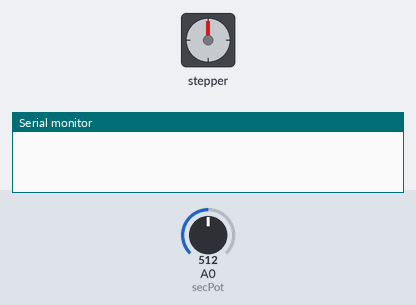
A sketch run on a simulated Arduino Uno, built with avr-gcc and run on an emulated ATmega328P. On the bench: stepper motor, the last lines printed to the serial monitor. The inputs (shaded band) are chosen by the test bench; at power-on: A0 (secPot) = 512. Stepper angles assume 2048 steps per turn.

Above: at 0.05 s.
At 0.7 s:
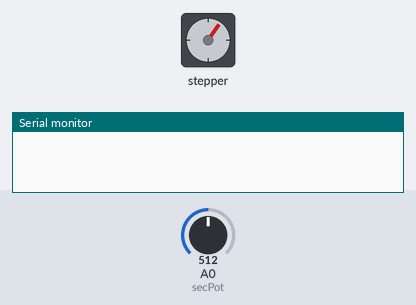
At 1.4 s:
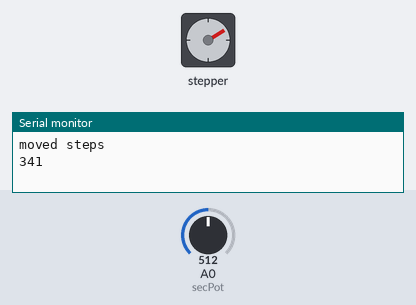
At 2.75 s:
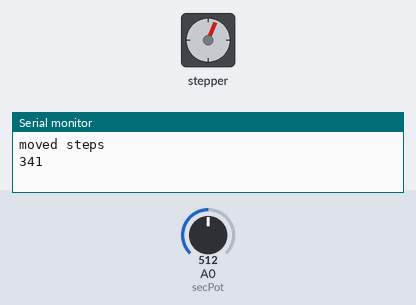
Timing chart, 0 to 5.2 s (numbered marks = the images above):
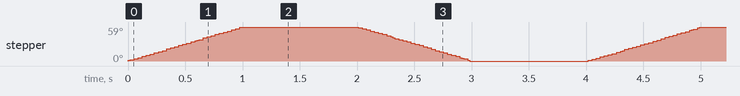

The sketch:

small_stepper_control.ino
```cpp
#include <Stepper.h>
int secPot = A0;
Stepper oneStepper = Stepper(2048,6,8,7,9);
int full_rot = 2048;
void setup() {
  // put your setup code here, to run once:
  oneStepper.setSpeed(10);
  Serial.begin(9600);
}

void loop() {
  // put your main code here, to run repeatedly:
  int secVal = analogRead(secPot);
  int t = full_rot/6;
  oneStepper.step(t);
  Serial.println("moved steps");
  Serial.println(t);
  delay(1000);
  oneStepper.step(-t);
  Serial.println("moved steps");
  Serial.println(t);
  delay(1000);
}
```

Measured:
- by itself, stepper: turns 59° clockwise in 0.98 s, then 59° counter-clockwise in 0.98 s, repeating every 4.0 s
